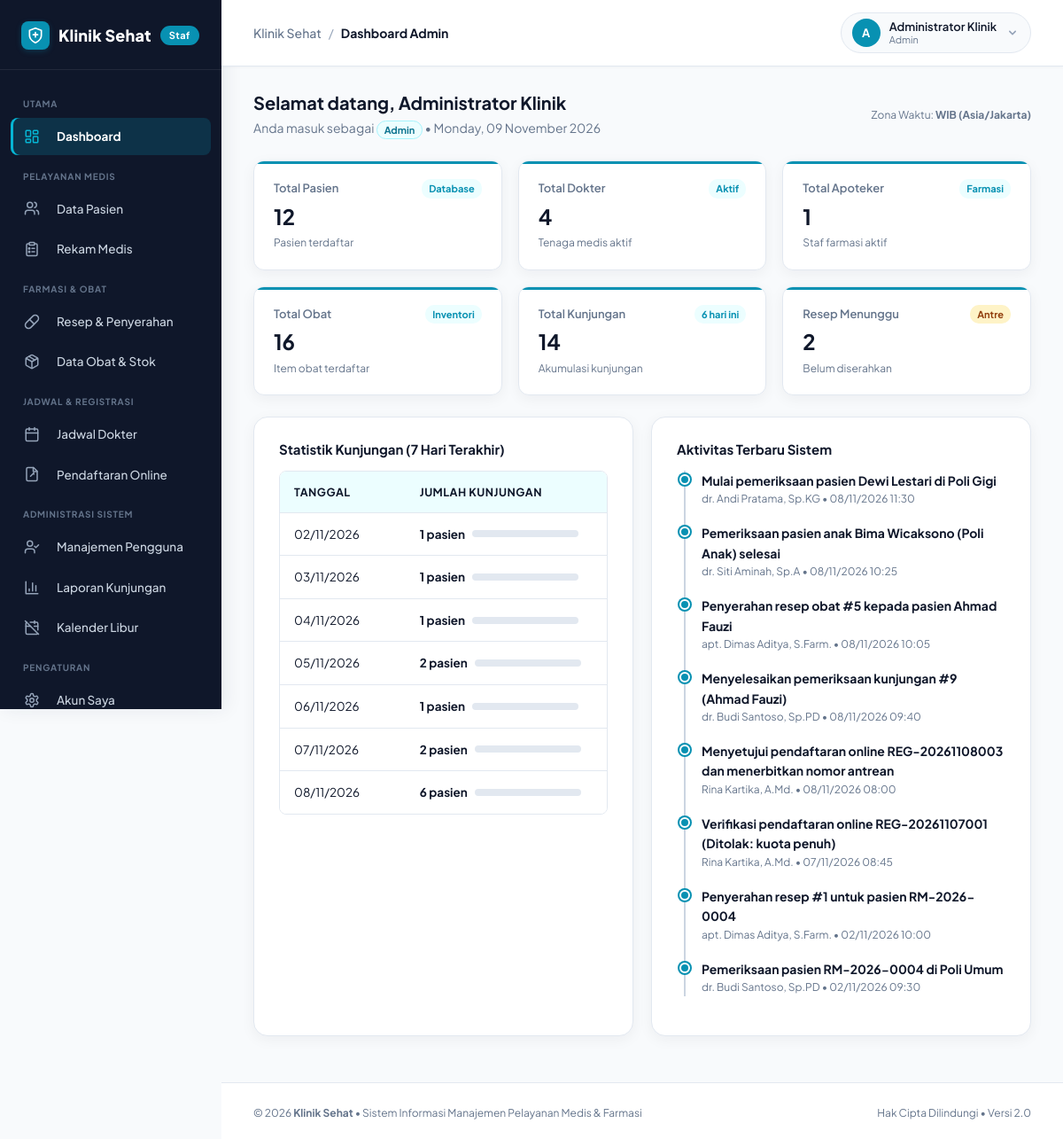
Screenshot of /index.php?url=dashboard (signed in) with the database file from the repository.
### tables this page shows
CREATE TABLE users (
    id_user INT AUTO_INCREMENT PRIMARY KEY,
    nama VARCHAR(100) NOT NULL,
    username VARCHAR(50) NOT NULL UNIQUE,
    password VARCHAR(255) NOT NULL,
    role ENUM('admin', 'resepsionis', 'dokter', 'apoteker') NOT NULL DEFAULT 'admin',
    is_active TINYINT(1) NOT NULL DEFAULT 1,
    aktif_mulai DATE NOT NULL,
    aktif_sampai DATE NOT NULL,
    created_at TIMESTAMP DEFAULT CURRENT_TIMESTAMP
);

CREATE TABLE audit_trail (
    id_audit INT AUTO_INCREMENT PRIMARY KEY,
    id_user INT NULL,
    aktivitas VARCHAR(255) NOT NULL,
    waktu TIMESTAMP DEFAULT CURRENT_TIMESTAMP,
    FOREIGN KEY (id_user)
        REFERENCES users(id_user)
        ON DELETE SET NULL
);

### views/dashboard/index.php (the view, shortened to what the rows shown need)
<?php require __DIR__ . '/../layouts/header.php'; ?>
<div class="dashboard-greeting" style="margin-bottom: 24px;">
    <div style="display: flex; justify-content: space-between; align-items: center; flex-wrap: wrap; gap: 12px;">
        <div>
            <h2 style="margin: 0; font-size: 20px; font-weight: 700;">Selamat datang, <?= e($user['nama']) ?></h2>
            <p class="muted" style="margin: 4px 0 0; font-size: 14px;">
                Anda masuk sebagai <span class="badge badge-primary"><?= e(ucfirst($role)) ?></span> &bull; <?= date('l, d F Y') ?>
            </p>
        </div>
        <div class="live-clock muted small">
            <span>Zona Waktu: <strong>WIB (Asia/Jakarta)</strong></span>
        </div>
    </div>
</div>
<?php if ($role === 'admin'): ?>
    <div class="cards dashboard-cards">
        <div class="card stat-card">
            <div class="stat-card-header">
                <span class="card-label">Total Pasien</span>
                <span class="stat-badge stat-badge-blue">Database</span>
            </div>
            <strong class="stat-value"><?= (int) $totalPasien ?></strong>
            <span class="stat-hint">Pasien terdaftar</span>
        </div>
        <div class="card stat-card">
            <div class="stat-card-header">
                <span class="card-label">Total Dokter</span>
                <span class="stat-badge stat-badge-teal">Aktif</span>
            </div>
            <strong class="stat-value"><?= (int) $totalDokter ?></strong>
            <span class="stat-hint">Tenaga medis aktif</span>
        </div>
        <div class="card stat-card">
            <div class="stat-card-header">
                <span class="card-label">Total Apoteker</span>
                <span class="stat-badge stat-badge-purple">Farmasi</span>
            </div>
            <strong class="stat-value"><?= (int) $totalApoteker ?></strong>
            <span class="stat-hint">Staf farmasi aktif</span>
        </div>
        <div class="card stat-card">
            <div class="stat-card-header">
                <span class="card-label">Total Obat</span>
                <span class="stat-badge stat-badge-cyan">Inventori</span>
            </div>
            <strong class="stat-value"><?= (int) $totalObat ?></strong>
            <span class="stat-hint">Item obat terdaftar</span>
        </div>
        <div class="card stat-card">
            <div class="stat-card-header">
                <span class="card-label">Total Kunjungan</span>
                <span class="stat-badge"><?= (int) $kunjunganHariIni ?> hari ini</span>
            </div>
            <strong class="stat-value"><?= (int) $totalKunjungan ?></strong>
            <span class="stat-hint">Akumulasi kunjungan</span>
        </div>
        <div class="card stat-card">
            <div class="stat-card-header">
                <span class="card-label">Resep Menunggu</span>
                <span class="stat-badge stat-badge-amber">Antre</span>
            </div>
            <strong class="stat-value"><?= (int) $resepMenunggu ?></strong>
            <span class="stat-hint">Belum diserahkan</span>
        </div>
    </div>
    <div class="info-grid-2col" style="margin-top: 24px;">
        <div class="panel">
            <div class="toolbar" style="margin-bottom: 14px;">
                <h3 style="margin: 0;">Statistik Kunjungan (7 Hari Terakhir)</h3>
            </div>
            <div class="table-wrap">
                <table>
                    <thead>
                        <tr>
                            <th>Tanggal</th>
                            <th>Jumlah Kunjungan</th>
                        </tr>
                    </thead>
                    <tbody>
                    <?php if (empty($statistikMingguan)): ?>
                        <tr><td colspan="2" class="empty">Belum ada data kunjungan dalam 7 hari terakhir.</td></tr>
                    <?php else: ?>
                        <?php foreach ($statistikMingguan as $stat): ?>
                            <tr>
                                <td><?= tgl($stat['tanggal_kunjungan']) ?> <?= $stat['tanggal_kunjungan'] === date('Y-m-d') ? '<span class="badge badge-primary">Hari ini</span>' : '' ?></td>
                                <td>
                                    <div style="display: flex; align-items: center; gap: 8px;">
                                        <strong><?= (int) $stat['jumlah'] ?> pasien</strong>
                                        <div style="flex: 1; max-width: 120px; background: #e2e8f0; height: 8px; border-radius: 4px; overflow: hidden;">
                                            <div style="width: <?= min(100, (int) $stat['jumlah'] * 10) ?>%; background: var(--primary); height: 100%;"></div>
                                        </div>
                                    </div>
                                </td>
                            </tr>
                        <?php endforeach; ?>
                    <?php endif; ?>
                    </tbody>
                </table>
            </div>
        </div>
        <div class="panel">
            <div class="toolbar" style="margin-bottom: 14px;">
                <h3 style="margin: 0;">Aktivitas Terbaru Sistem</h3>
            </div>
            <?php if (empty($audit)): ?>
                <p class="muted empty">Belum ada rekaman aktivitas.</p>
            <?php else: ?>
                <div class="rm-timeline" style="margin-top: 8px;">
                    <?php foreach ($audit as $a): ?>
                        <div class="timeline-node">
                            <div class="timeline-dot"></div>
                            <div class="timeline-content">
                                <div><strong><?= e($a['aktivitas']) ?></strong></div>
                                <div class="muted small"><?= e($a['nama'] ?? 'Sistem') ?> &bull; <?= e(date('d/m/Y H:i', strtotime($a['waktu']))) ?></div>
                            </div>
                        </div>
                    <?php endforeach; ?>
                </div>
            <?php endif; ?>
        </div>
    </div>
<?php endif; ?>
<?php require __DIR__ . '/../layouts/footer.php'; ?>

### views/layouts/header.php (shortened to what the rows shown need)
<?php
$user = current_user();
$rawUrl = trim($_GET['url'] ?? 'dashboard', '/');
$urlSegments = explode('/', $rawUrl);
$activePage = $urlSegments[0] ?? 'dashboard';
?>
<!DOCTYPE html>
<html lang="id">
<head>
    <link rel="stylesheet" href="<?= asset('css/style.css') ?>">
</head>
<body>
<div class="layout">
    <aside class="sidebar" id="sidebar">
        <div class="brand">
            <a href="<?= route('dashboard') ?>" class="brand-link">
                <span class="brand-badge-icon"><?= icon('shield-plus', '', 20) ?></span>
                <span class="brand-title">Klinik Sehat</span>
                <span class="brand-ribbon">Staf</span>
            </a>
        </div>
        <nav>
            <div class="nav-section-label">UTAMA</div>
            <a href="<?= route('dashboard') ?>" class="<?= $activePage === 'dashboard' ? 'active' : '' ?>" <?= $activePage === 'dashboard' ? 'aria-current="page"' : '' ?>>
                <span class="nav-icon"><?= icon('layout-dashboard') ?></span> Dashboard
            </a>
            <?php if (has_role('admin', 'dokter', 'resepsionis')): ?>
                <div class="nav-section-label">PELAYANAN MEDIS</div>
                <a href="<?= route('pasien') ?>" class="<?= $activePage === 'pasien' ? 'active' : '' ?>" <?= $activePage === 'pasien' ? 'aria-current="page"' : '' ?>>
                    <span class="nav-icon"><?= icon('users') ?></span> Data Pasien
                </a>
            <?php endif; ?>
            <?php if (has_role('admin', 'dokter')): ?>
                <a href="<?= route('rekam_medis') ?>" class="<?= $activePage === 'rekam_medis' ? 'active' : '' ?>" <?= $activePage === 'rekam_medis' ? 'aria-current="page"' : '' ?>>
                    <span class="nav-icon"><?= icon('clipboard-list') ?></span> Rekam Medis
                </a>
            <?php endif; ?>
            <?php if (has_role('admin', 'dokter', 'apoteker')): ?>
                <div class="nav-section-label">FARMASI &amp; OBAT</div>
                <a href="<?= route('resep') ?>" class="<?= $activePage === 'resep' ? 'active' : '' ?>" <?= $activePage === 'resep' ? 'aria-current="page"' : '' ?>>
                    <span class="nav-icon"><?= icon('pill') ?></span> Resep &amp; Penyerahan
                </a>
                <a href="<?= route('obat') ?>" class="<?= $activePage === 'obat' ? 'active' : '' ?>" <?= $activePage === 'obat' ? 'aria-current="page"' : '' ?>>
                    <span class="nav-icon"><?= icon('package') ?></span> Data Obat &amp; Stok
                </a>
            <?php endif; ?>
            <?php if (has_role('admin', 'dokter', 'resepsionis')): ?>
                <div class="nav-section-label">JADWAL &amp; REGISTRASI</div>
                <a href="<?= route('jadwal') ?>" class="<?= $activePage === 'jadwal' ? 'active' : '' ?>" <?= $activePage === 'jadwal' ? 'aria-current="page"' : '' ?>>
                    <span class="nav-icon"><?= icon('calendar') ?></span> Jadwal Dokter
                </a>
            <?php endif; ?>
            <?php if (has_role('admin', 'resepsionis')): ?>
                <a href="<?= route('pendaftaran/verifikasi') ?>" class="<?= $activePage === 'pendaftaran' ? 'active' : '' ?>" <?= $activePage === 'pendaftaran' ? 'aria-current="page"' : '' ?>>
                    <span class="nav-icon"><?= icon('file-signature') ?></span> Pendaftaran Online
                </a>
            <?php endif; ?>
            <?php if (has_role('admin')): ?>
                <div class="nav-section-label">ADMINISTRASI SISTEM</div>
                <a href="<?= route('pengguna') ?>" class="<?= $activePage === 'pengguna' ? 'active' : '' ?>" <?= $activePage === 'pengguna' ? 'aria-current="page"' : '' ?>>
                    <span class="nav-icon"><?= icon('user-check') ?></span> Manajemen Pengguna
                </a>
                <a href="<?= route('laporan') ?>" class="<?= $activePage === 'laporan' ? 'active' : '' ?>" <?= $activePage === 'laporan' ? 'aria-current="page"' : '' ?>>
                    <span class="nav-icon"><?= icon('bar-chart-3') ?></span> Laporan Kunjungan
                </a>
                <a href="<?= route('hari_libur') ?>" class="<?= $activePage === 'hari_libur' ? 'active' : '' ?>" <?= $activePage === 'hari_libur' ? 'aria-current="page"' : '' ?>>
                    <span class="nav-icon"><?= icon('calendar-off') ?></span> Kalender Libur
                </a>
            <?php endif; ?>
            <div class="nav-section-label">PENGATURAN</div>
            <a href="<?= route('akun') ?>" class="<?= $activePage === 'akun' ? 'active' : '' ?>" <?= $activePage === 'akun' ? 'aria-current="page"' : '' ?>>
                <span class="nav-icon"><?= icon('settings') ?></span> Akun Saya
            </a>
        </nav>
    </aside>
    <div class="main-wrapper">
        <header class="top-navbar">
            <div class="top-nav-left">
                <div class="breadcrumb-trail">
                    <span class="breadcrumb-app">Klinik Sehat</span>
                    <span class="breadcrumb-separator">/</span>
                    <span class="breadcrumb-current"><?= e($title ?? 'Dashboard') ?></span>
                </div>
            </div>
            <div class="top-nav-right">
                <div class="user-profile-menu">
                    <button type="button" class="profile-trigger-btn" id="user-menu-btn" aria-expanded="false" aria-haspopup="true">
                        <span class="avatar-circle"><?= strtoupper(substr($user['nama'], 0, 1)) ?></span>
                        <div class="user-meta">
                            <span class="user-display-name"><?= e($user['nama']) ?></span>
                            <span class="user-display-role"><?= e(ucfirst($user['role'])) ?></span>
                        </div>
                        <svg class="dropdown-chevron" width="16" height="16" fill="currentColor" viewBox="0 0 20 20">
                            <path fill-rule="evenodd" d="M5.293 7.293a1 1 0 011.414 0L10 10.586l3.293-3.293a1 1 0 111.414 1.414l-4 4a1 1 0 01-1.414 0l-4-4a1 1 0 010-1.414z" clip-rule="evenodd"/>
                        </svg>
                    </button>
                </div>
            </div>
        </header>
        <main class="content-body">

### rows the page displays
users: nama "A", nama "Administrator Klinik", role "Admin"
audit_trail: aktivitas "Mulai pemeriksaan pasien Dewi Lestari di Poli Gigi", id_user.nama "dr. Andi Pratama, Sp.KG", waktu "08/11/2026 11:30"
audit_trail: aktivitas "Pemeriksaan pasien anak Bima Wicaksono (Poli Anak) selesai", id_user.nama "dr. Siti Aminah, Sp.A", waktu "08/11/2026 10:25"
audit_trail: aktivitas "Penyerahan resep obat #5 kepada pasien Ahmad Fauzi", id_user.nama "apt. Dimas Aditya, S.Farm.", waktu "08/11/2026 10:05"
audit_trail: aktivitas "Menyelesaikan pemeriksaan kunjungan #9 (Ahmad Fauzi)", id_user.nama "dr. Budi Santoso, Sp.PD", waktu "08/11/2026 09:40"
audit_trail: aktivitas "Menyetujui pendaftaran online REG-20261108003 dan menerbitkan nomor antrean", id_user.nama "Rina Kartika, A.Md.", waktu "08/11/2026 08:00"
audit_trail: aktivitas "Verifikasi pendaftaran online REG-20261107001 (Ditolak: kuota penuh)", id_user.nama "Rina Kartika, A.Md.", waktu "07/11/2026 08:45"
audit_trail: aktivitas "Penyerahan resep #1 untuk pasien RM-2026-0004", id_user.nama "apt. Dimas Aditya, S.Farm.", waktu "02/11/2026 10:00"
audit_trail: aktivitas "Pemeriksaan pasien RM-2026-0004 di Poli Umum", id_user.nama "dr. Budi Santoso, Sp.PD", waktu "02/11/2026 09:30"

### other values shown
$title "Dashboard Admin"
$role "Admin"
$totalPasien "12"
$totalDokter "4"
$totalApoteker "1"
$totalObat "16"
$kunjunganHariIni "6"
$totalKunjungan "14"
$resepMenunggu "2"
tgl($stat['tanggal_kunjungan']) "02/11/2026"
$stat['jumlah'] "1"
tgl($stat['tanggal_kunjungan']) "03/11/2026"
tgl($stat['tanggal_kunjungan']) "04/11/2026"
tgl($stat['tanggal_kunjungan']) "05/11/2026"
$stat['jumlah'] "2"
